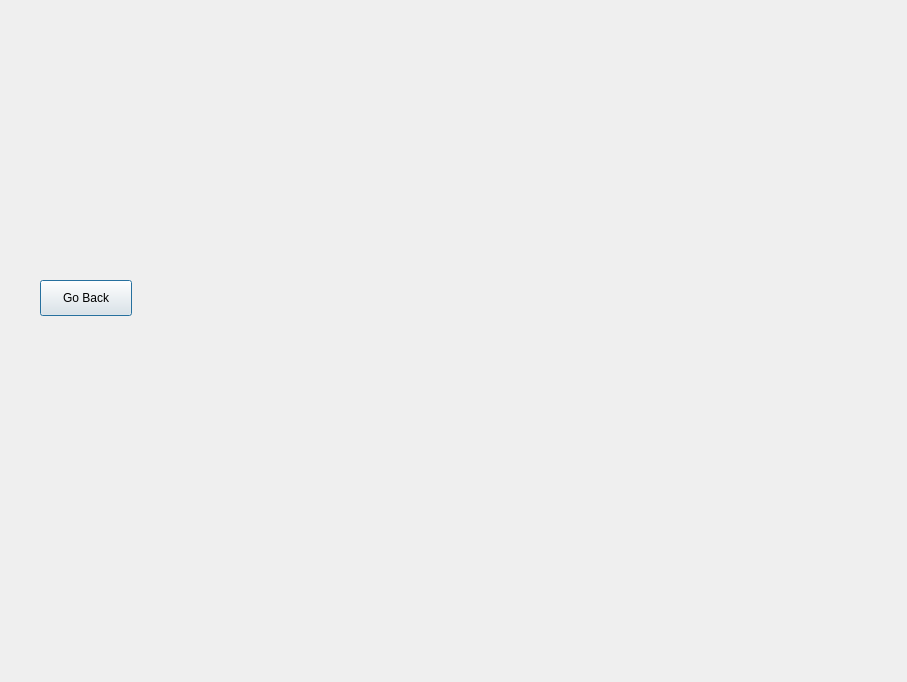
<?xml version="1.0" encoding="UTF-8"?>
<ui version="4.0">
 <class>AddBikes</class>
 <widget class="QDialog" name="AddBikes">
  <property name="geometry">
   <rect>
    <x>0</x>
    <y>0</y>
    <width>907</width>
    <height>682</height>
   </rect>
  </property>
  <property name="windowTitle">
   <string>Dialog</string>
  </property>
  <widget class="QPushButton" name="goBackButton">
   <property name="geometry">
    <rect>
     <x>40</x>
     <y>280</y>
     <width>92</width>
     <height>36</height>
    </rect>
   </property>
   <property name="text">
    <string>Go Back</string>
   </property>
  </widget>
 </widget>
 <resources/>
 <connections/>
</ui>
